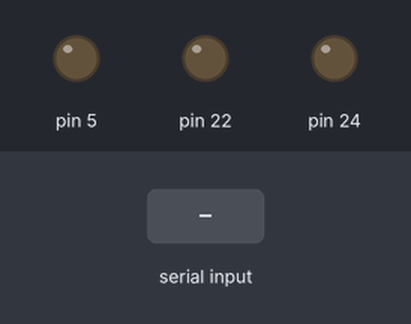
Recording of a sketch running on a simulated Arduino Mega 2560, built with avr-gcc and run on an emulated ATmega2560. Shown: output pins drawn as LEDs (lit = HIGH). Inputs (shaded band) come from the test bench.

Above: at 1.2 s.
1.3 s: "1" received over Serial
At 3.5 s:
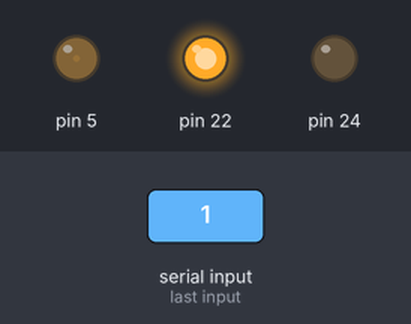
Timing chart, 0 to 5.0 s (numbered marks = the images above; inputs shaded):
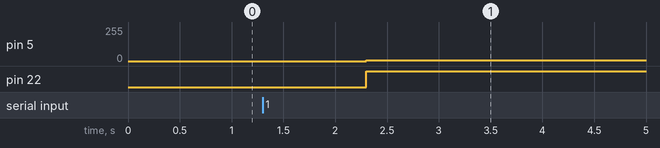

The sketch:

stepper_motor_keyboard_input_rev4.ino
```cpp
/* Stepper Motor Keyboard Speed Input Test
   Anna Svagzdys
   4/17/2017

   This code reads in speed and direction commands over USB
   and adjusts the direction and PFM speed of the motor accordingly.
   This is accomplished by changing the PWM duty cycle.

   Note that there is no provision to keep track of motor angle here.

   Timer library documentation + download available here:
   http://playground.arduino.cc/Code/Timer1

*/

#include "TimerThree.h"

char buf[4];
int pps = 0;
int dir = 1;

void setup() {

  // Set up PWM -> PFM pin
  Timer3.initialize(1000000); // initialize timer3
  Timer3.pwm(5, 0); // setup pwm on pin 5, 0% duty cycle to start with

  // Begin Serial comms
  Serial.begin(9600);
  Serial.flush();

  // Set up Pin 22 & 24 to use as direction pin;
  DDRA = DDRA | B00000101;

}

void loop() {

  // check if new instructions are available from computer
  if (Serial.available() > 0) {

    // read step and direction data
    Serial.readBytes(buf, 4);
    pps = word(buf[1], buf[0]);
    dir = word(buf[3], buf[2]);

    // compute new pulse period
    double ppsDouble = (double) pps; // this is stupid
    double cycleMicros = 1000000 / ppsDouble;

    if (pps > 0) {

      // set direction
      if (dir > 0) {
        PORTA = B00000100;
      } else {
        PORTA = B00000001;
      }

      // set period
      Timer3.pwm(5, 20, cycleMicros); // pin, dutyCycle, period

    } else { //turn that shit off!

      Timer3.pwm(5, 0, cycleMicros); // pin, dutyCycle, period

    }
  }
}
```

Measured:
- after the input at 1.3 s, pin 5: 0/255 → 5/255 after 1.0 s; pin 22: LOW → HIGH after 1.0 s
